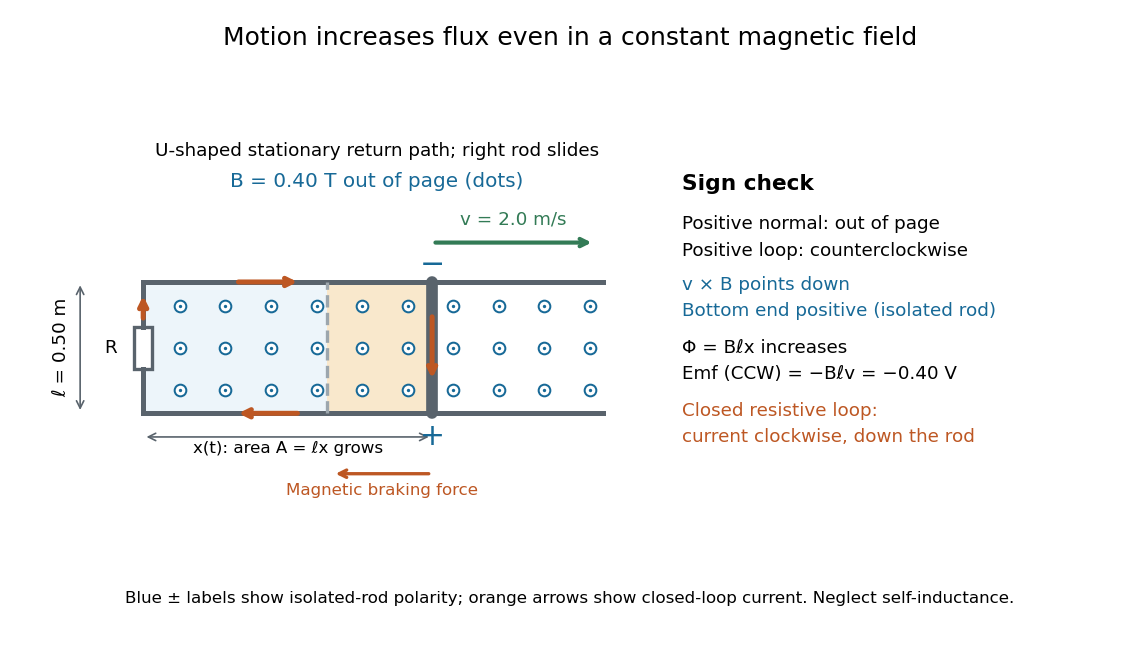

Write the Python code that produced this figure.
"""Sliding rod: signed flux, charge force, and current; PNG output in cwd.

Tested with Python 3.14.4, NumPy 2.3.5, Matplotlib 3.10.7.
"""

from pathlib import Path

import matplotlib

matplotlib.use("Agg")
import matplotlib.pyplot as plt
from matplotlib.patches import Rectangle
import numpy as np


def main():
    length, speed, field = 0.50, 2.0, 0.40
    velocity = np.array([speed, 0.0, 0.0])
    magnetic = np.array([0.0, 0.0, field])
    charge_drive = np.cross(velocity, magnetic)
    bottom_to_top = np.array([0.0, length, 0.0])
    signed_emf = charge_drive @ bottom_to_top
    np.testing.assert_allclose(charge_drive, [0.0, -0.80, 0.0])
    np.testing.assert_allclose(signed_emf, -0.40)
    # Separate finite-difference flux check, using an arbitrarily chosen x(0).
    t = np.linspace(0.0, 1.0, 101)
    flux = field * length * (0.30 + speed * t)
    np.testing.assert_allclose(-np.diff(flux) / np.diff(t), signed_emf, atol=1e-14)
    # Downward conventional current gives a leftward magnetic force.
    np.testing.assert_allclose(np.cross(-bottom_to_top, magnetic), [-0.20, 0.0, 0.0])

    blue, orange, green = "#176997", "#bd5723", "#337b56"
    plt.rcParams.update({"font.size": 11})
    fig, ax = plt.subplots(figsize=(9.5, 5.4), dpi=120, facecolor="white")
    rod_x = 1.1
    ax.add_patch(Rectangle((0, 0), rod_x, length, facecolor="#edf5fa", edgecolor="none"))
    ax.add_patch(Rectangle((0.7, 0), rod_x - 0.7, length, facecolor="#f9e8cc", edgecolor="none"))
    for x in np.linspace(0.14, 1.7, 10):
        for y in (0.09, 0.25, 0.41):
            ax.plot(x, y, "o", ms=7, mfc="white", mec=blue, mew=1.2)
            ax.plot(x, y, ".", ms=2, color=blue)
    wire = "#59636c"
    ax.plot([0, 1.75], [0, 0], color=wire, lw=3)
    ax.plot([0, 1.75], [length, length], color=wire, lw=3)
    ax.plot([0, 0], [0, 0.17], color=wire, lw=3)
    ax.plot([0, 0], [0.33, length], color=wire, lw=3)
    ax.add_patch(Rectangle((-0.035, 0.17), 0.07, 0.16, facecolor="white", edgecolor=wire, lw=2))
    ax.text(-0.10, 0.25, "R", ha="right", va="center")
    ax.plot([0.7, 0.7], [0, length], color="#9ca6ad", lw=2, ls="--")
    ax.plot([rod_x, rod_x], [0, length], color=wire, lw=7, solid_capstyle="round")
    # Actual clockwise current: right on top, down rod, left on bottom, up left.
    for start, end in (((0.35, length), (0.6, length)), ((rod_x, 0.38), (rod_x, 0.12)),
                       ((0.6, 0), (0.35, 0)), ((0, 0.35), (0, 0.46))):
        ax.annotate("", end, start, arrowprops={"arrowstyle": "->", "lw": 3, "color": orange})
    ax.annotate("", (1.72, 0.65), (rod_x, 0.65),
                arrowprops={"arrowstyle": "->", "lw": 2.5, "color": green})
    ax.text(1.41, 0.72, "v = 2.0 m/s", ha="center", color=green)
    ax.annotate("", (0.72, -0.23), (1.10, -0.23),
                arrowprops={"arrowstyle": "->", "lw": 2, "color": orange})
    ax.text(0.91, -0.31, "Magnetic braking force", ha="center", color=orange, fontsize=10)
    ax.annotate("", (-0.24, length), (-0.24, 0),
                arrowprops={"arrowstyle": "<->", "color": wire})
    ax.text(-0.31, 0.25, "ℓ = 0.50 m", ha="center", va="center", rotation=90)
    ax.annotate("", (rod_x, -0.09), (0, -0.09), arrowprops={"arrowstyle": "<->", "color": wire})
    ax.text(0.55, -0.15, "x(t): area A = ℓx grows", ha="center", fontsize=10)
    ax.text(rod_x, length + 0.065, "−", ha="center", va="center", fontsize=18, color=blue)
    ax.text(rod_x, -0.035, "+", ha="center", va="top", fontsize=18, color=blue)
    ax.text(0.89, 0.86, "B = 0.40 T out of page (dots)", ha="center", color=blue, fontsize=12)
    ax.text(0.89, 0.98, "U-shaped stationary return path; right rod slides", ha="center", fontsize=11)

    ax.text(2.05, 0.85, "Sign check", fontsize=13, weight="bold")
    ax.text(2.05, 0.60, "Positive normal: out of page\nPositive loop: counterclockwise", fontsize=11, linespacing=1.6)
    ax.text(2.05, 0.37, "v × B points down\nBottom end positive (isolated rod)", fontsize=11, color=blue, linespacing=1.6)
    ax.text(2.05, 0.13, "Φ = Bℓx increases\nEmf (CCW) = −Bℓv = −0.40 V", fontsize=11, linespacing=1.6)
    ax.text(2.05, -0.11, "Closed resistive loop:\ncurrent clockwise, down the rod", fontsize=11, color=orange, linespacing=1.6)
    ax.set(xlim=(-0.48, 3.73), ylim=(-0.39, 1.07), aspect="equal")
    ax.axis("off")
    fig.suptitle("Motion increases flux even in a constant magnetic field", fontsize=15, y=0.96)
    fig.text(0.5, 0.07, "Blue ± labels show isolated-rod polarity; orange arrows show closed-loop current. Neglect self-inductance.",
             ha="center", fontsize=10)
    fig.subplots_adjust(left=0.015, right=0.985, top=0.86, bottom=0.14)
    fig.savefig(Path.cwd() / Path(__file__).with_suffix(".png").name, facecolor="white", transparent=False)
    plt.close(fig)


if __name__ == "__main__":
    main()
